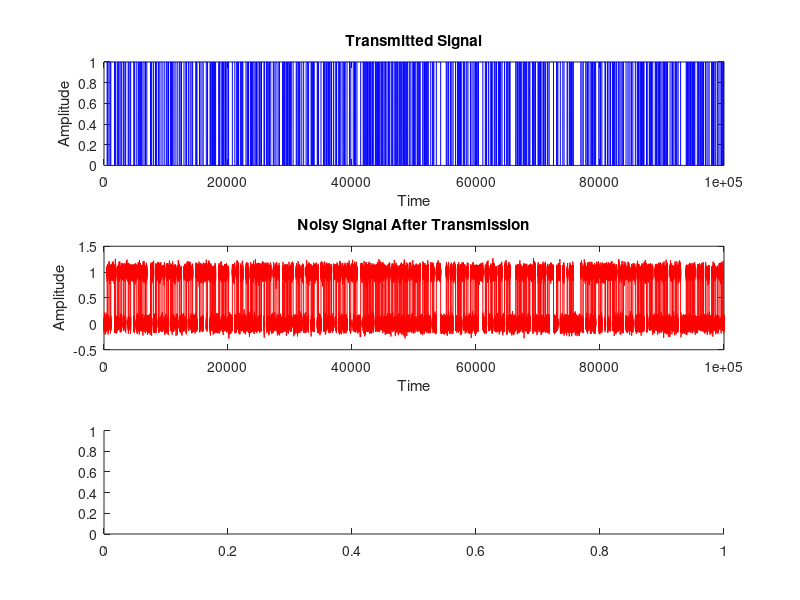
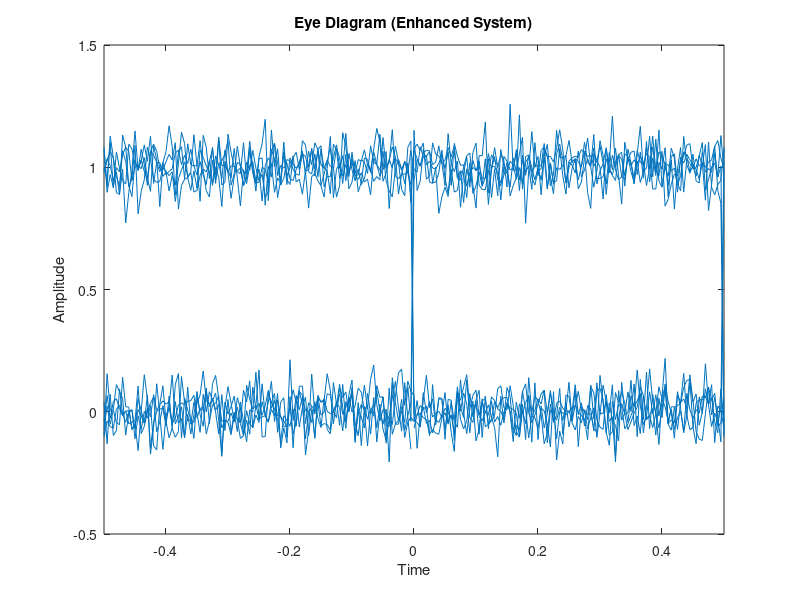

MATLAB code for these plots, in order:
%% Enhanced Optical Communication System Simulation with FEC

% Clear workspace
clear; clc;

% Transmitter Parameters
bit_rate = 1e9; % 1 Gbps
data_length = 1000; % Number of bits
data = randi([0, 1], 1, data_length); % Random binary data
P_input = 1; % Transmitter power in mW
signal_amplitude = sqrt(P_input); % Signal amplitude

% Modulation (On-Off Keying - OOK)
t = linspace(0, 1/bit_rate, 100); % Time per bit
modulated_signal = [];
for i = 1:data_length
    modulated_signal = [modulated_signal, data(i) * signal_amplitude * ones(1, length(t))];
end

% Channel: Fiber with Attenuation and Amplifier
fiber_length = 50; % in km
attenuation = 0.2; % dB/km
P_output = P_input * 10^(-attenuation * fiber_length / 10); % Power after fiber

amp_gain = 10; % Amplifier gain in dB
amp_gain_linear = 10^(amp_gain/10); % Linear gain
P_amplified = P_output * amp_gain_linear; % Power after amplification

% Add Noise (Simulating Channel Impairments)
SNR = 20; % Signal-to-Noise Ratio in dB
noisy_signal = awgn(modulated_signal, SNR, 'measured'); % Add Gaussian noise

% Receiver: Threshold-based Demodulation
threshold = signal_amplitude / 2; % Decision threshold
received_signal = noisy_signal > threshold; % Demodulation
received_data = received_signal(1:100:end); % Sampling the received signal

% BER Before FEC
errors_before = sum(data ~= received_data(1:data_length));
ber_before = errors_before / data_length;

% FEC Encoding (Hamming Code)
encoded_data = encode(data, 7, 4, 'hamming/binary');

% Adding Noise to Encoded Signal
encoded_noisy_signal = awgn(double(encoded_data), SNR, 'measured') > 0.5;

% FEC Decoding
decoded_data = decode(encoded_noisy_signal, 7, 4, 'hamming/binary');

% BER After FEC
errors_after = sum(data ~= decoded_data(1:data_length));
ber_after = errors_after / data_length;

% Display Results
disp(['Input Power (mW): ', num2str(P_input)]);
disp(['Output Power After Fiber (mW): ', num2str(P_output)]);
disp(['Output Power After Amplifier (mW): ', num2str(P_amplified)]);
disp(['Bit Error Rate Before FEC: ', num2str(ber_before)]);
disp(['Bit Error Rate After FEC: ', num2str(ber_after)]);

% Plot Signals and Eye Diagram
figure;
subplot(3, 1, 1);
plot(modulated_signal, 'b');
title('Transmitted Signal'); xlabel('Time'); ylabel('Amplitude');

subplot(3, 1, 2);
plot(noisy_signal, 'r');
title('Noisy Signal After Transmission'); xlabel('Time'); ylabel('Amplitude');

subplot(3, 1, 3);
eyediagram(noisy_signal(1:2000), 200);
title('Eye Diagram (Enhanced System)');
